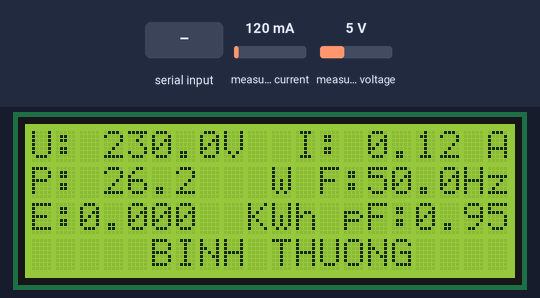
A sketch run on a simulated ESP8266 (NodeMCU). Shown: 20×4 character LCD. Inputs (shaded band) come from the test bench; at power-on: measured current 120 mA, measured voltage 5 V. WiFi joins after 1.5 s; servers stay silent unless stated; what the sketch prints to the serial monitor is not drawn.

Above: at 3.8 s.
3.9 s: "p" received over Serial
At 4.7 s:
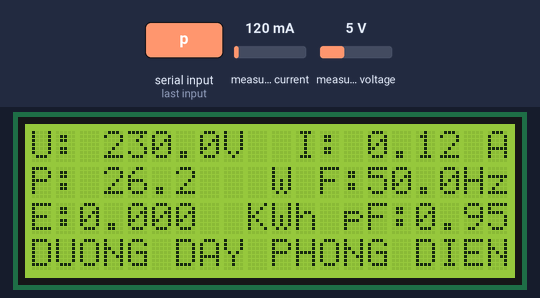
6.9 s: measured current set to 40 mA
At 7.8 s:
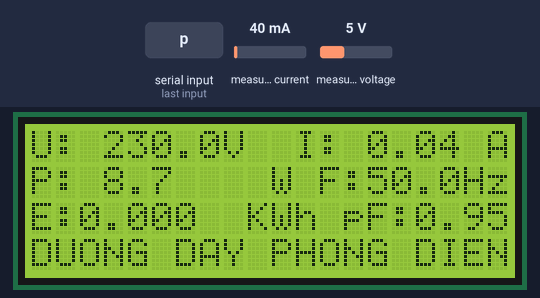
9.9 s: measured voltage set to 0.3 V
At 11.4 s:
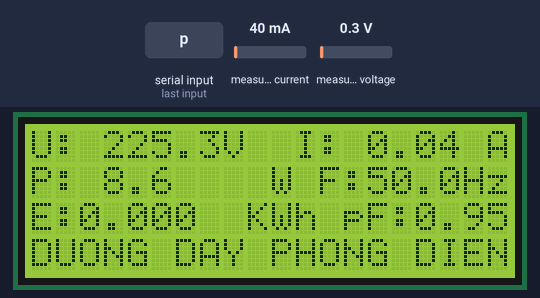
12.9 s: measured current set to 500 mA
At 13.9 s:
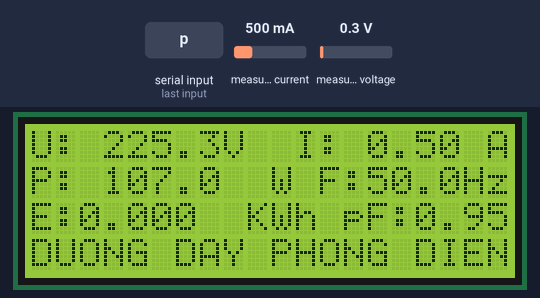
14.6 s: measured voltage set to 3.8 V
At 16.1 s:
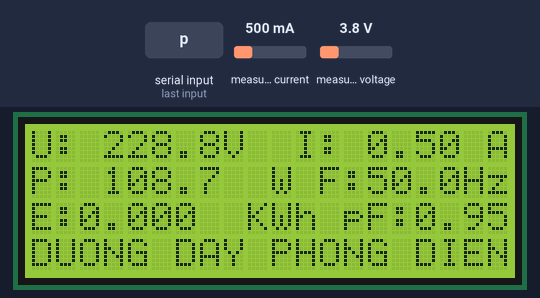
Timing chart, 0 to 17.3 s (numbered marks = the images above; inputs shaded):
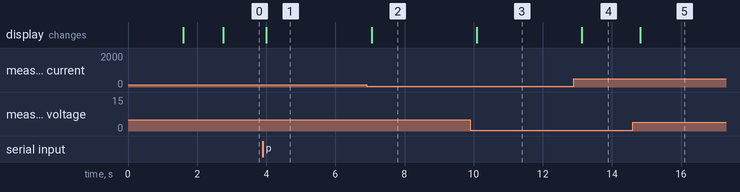

Measured:
- after the input at 3.9 s, the display: changes after 0.10 s (image 1)
- after the input at 6.9 s, the display: changes after 0.15 s (image 2)
- after the input at 9.9 s, the display: changes after 0.19 s (image 3)
- after the input at 12.9 s, the display: changes after 0.23 s (image 4)
- after the input at 14.6 s, the display: changes after 0.22 s (image 5)

The sketch:

GIAM_SAT_LUOI_DIEN.ino
```cpp
#include <ESP8266WiFi.h>
#include "ThingSpeak.h"
const char* ssid = "COFFEE BEN PS4";   // Tên wifi
const char* password = "137hoangdieu2";   // mật khẩu wifi
WiFiClient  client;
const char * myWriteAPIKey = "6ZVMJNTJWJH0TKMJ";

#include <PZEM004Tv30.h>
#include <SoftwareSerial.h>

#if defined(ESP32)
    #error "Software Serial is not supported on the ESP32"
#endif

/* Use software serial for the PZEM
 * Pin 12 Rx (Connects to the Tx pin on the PZEM)
 * Pin 13 Tx (Connects to the Rx pin on the PZEM)
*/
#if !defined(PZEM_RX_PIN) && !defined(PZEM_TX_PIN)
#define PZEM_RX_PIN D7
#define PZEM_TX_PIN D6
#endif


SoftwareSerial pzemSWSerial(PZEM_RX_PIN, PZEM_TX_PIN);
PZEM004Tv30 pzem(pzemSWSerial);
#include <LiquidCrystal_I2C.h>    //Thư viện màn hình LCD
LiquidCrystal_I2C lcd(0x27, 20, 4);  //Khai báo địa chỉ và kích thước màn hình
char d=' ';
long times,time1,time2;
int tt =0;
float voltage = 0;
    float current = 0;
    float power =0;
    float energy = 0;
    float frequency = 0;
    float pf=0;

void setup() {
    /* Debugging serial */
    Serial.begin(115200);
  lcd.init();                    //Khởiu động màn hình
  lcd.backlight();   //Bật đèn màn hình
  lcd.setCursor(0, 0);   //
  lcd.print(" DANG KET NOI WIFI  ");
  WiFi.mode(WIFI_STA);
  WiFi.begin(ssid, password);
  ThingSpeak.begin(client);  // Initialize ThingSpeak
  Serial.println("DANG KET NOI WIFI");
      while(WiFi.status() != WL_CONNECTED){
        Serial.print(".");
        delay(500);
      }
  times = millis();
  time1 = millis();
lcd.setCursor(0, 3);   //
  lcd.print("     BINH THUONG    ");
  ThingSpeak.setField(7, 0);
 delay(1000);
}

void loop() {
    if (Serial.available() > 0) {
     d=Serial.read();        //read output from PC
    if(d == 'p') {         //if fire detected
      if(millis() - times > 100){
        time2 = millis();
        lcd.setCursor(0, 3);   //
  lcd.print("DUONG DAY PHONG DIEN");
  tt=1;
  }
    }
    if(d == 's') {         //if no fire detected
      times = millis();
      if(millis() - time2 > 20000){
      lcd.setCursor(0, 3);   //
  lcd.print("     BINH THUONG    ");
   tt=0;
      }
    }
    }
    ThingSpeak.setField(7, tt);
    Serial.print("Custom Address:");
    Serial.println(pzem.readAddress(), HEX);

    // Read the data from the sensor

     voltage = pzem.voltage();
     current = pzem.current();
     power = pzem.power();
     energy = pzem.energy();
     frequency = pzem.frequency();
    float pf = pzem.pf();
    // Check if the data is valid
    if(isnan(voltage)){
        Serial.println("Error reading voltage");
        voltage = 0;
    } else if (isnan(current)) {
        Serial.println("Error reading current");
    } else if (isnan(power)) {
        Serial.println("Error reading power");
    } else if (isnan(energy)) {
        Serial.println("Error reading energy");
    } else if (isnan(frequency)) {
        Serial.println("Error reading frequency");
    } else if (isnan(pf)) {
        Serial.println("Error reading power factor");
    } else {

        // Print the values to the Serial console
        Serial.print("Voltage: ");      Serial.print(voltage);      Serial.println("V");
        Serial.print("Current: ");      Serial.print(current);      Serial.println("A");
        Serial.print("Power: ");        Serial.print(power);        Serial.println("W");
        Serial.print("Energy: ");       Serial.print(energy,3);     Serial.println("kWh");
        Serial.print("Frequency: ");    Serial.print(frequency, 1); Serial.println("Hz");
        Serial.print("PF: ");           Serial.println(pf);

    }
    lcd.setCursor(0, 0);   //
  lcd.print("U:      V  I:      A");
  lcd.setCursor(3, 0);
  lcd.print(voltage,1);  //In giá trị vol lên lcd
  lcd.setCursor(14, 0);
  lcd.print(current,2);  // in giá rtrị dòng điện lên lcd

  lcd.setCursor(0, 1);
  lcd.print("P:        W F:    Hz");
  lcd.setCursor(3, 1);
  lcd.print(power, 1);  // hiển thị giá trị công suất lên dòng điện
  lcd.setCursor(14, 1);
  lcd.print(frequency, 1);//hiển thị nhiệt độ lên lcd

  lcd.setCursor(0, 2);
  lcd.print("E:       KWh pF:    ");
  lcd.setCursor(2, 2);
  lcd.print(energy,3);
  lcd.setCursor(16, 2);
  lcd.print(pf, 2);
    Serial.println();
  if(millis() - time1 > 15000){
    ThingSpeak.setField(1, voltage);
        ThingSpeak.setField(2, current);
        ThingSpeak.setField(3, power);
        ThingSpeak.setField(4, energy);
        ThingSpeak.setField(5, pf);
        ThingSpeak.setField(6, frequency);

        int x = ThingSpeak.writeFields(1, myWriteAPIKey);

    if(x == 200){
      Serial.println("Channel update successful.");
    }
    else{
      Serial.println("Problem updating channel. HTTP error code " + String(x));
    }
    time1 = millis();
  }
}
```
